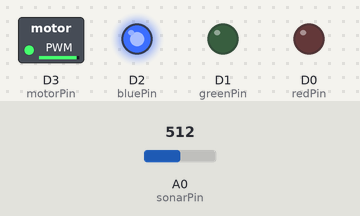
Bench run of a sketch on a simulated ESP8266 (NodeMCU). Shown: switched loads named in the sketch (green lamp = pin HIGH), output pins drawn as LEDs (lit = HIGH). The inputs (shaded band) are chosen by the test bench; at power-on: A0 (sonarPin) = 512. What the sketch prints to the serial monitor is not drawn.

Above: at 1.3 s.
1.4 s: A0 (sonarPin) set to 0
Timing chart, 0 to 4.4 s (numbered marks = the images above; inputs shaded):
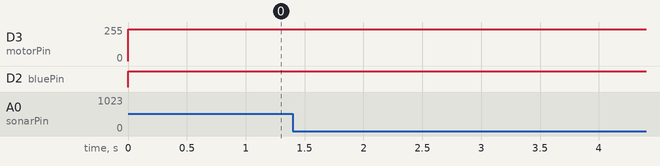

The sketch:

collisiondetector.ino
```cpp
// constants definition
//these pins will correspond to states of the vehicle

//vehicle is very close to obstacle, stop immediately
const int redPin = D0;

//vehicle is in range of the obstacle where we would want to slow down
const int greenPin = D1;

//vehicle is far from obstacle
const int bluePin = D2;

//sonarPin checks for obstacles, motorPin gives instructions to motor
const int sonarPin = A0;
const int motorPin = D3;

/**sonarPin is read into sVal, which is converted to sVoltage, which is
translated to centimeters (sonar_cm), and then to inches (sonar_inches).
*/
double sVal = 0;
double sVoltage = 0;
double sonar_cm = 0;
double sonar_inches = 0;

byte incoming_byte;

// The setup() method runs once, when the sketch starts
void setup() {
  // initialize the digital pin as an output:
  pinMode(redPin, OUTPUT);
  pinMode(greenPin, OUTPUT);
  pinMode(bluePin, OUTPUT);
  pinMode(motorPin, OUTPUT);
}

// the loop() method runs over and over again,
// as long as the Arduino has power
void loop()
{   /**Read sonarPin to sVal and convert to sVoltage.
    Translate the voltage to cm and then inches.*/
    sVal = analogRead(sonarPin);

    //need to map the highest possible reading of the sonar to 3.3v
    sVoltage = map(sVal, 0.0, 4095.0, 0.0, 3300);

    //convert sVoltage to centimeters and then inches.
    sonar_cm = ((70.0/(sVoltage/1000.0)) - 6.0);
    sonar_inches = (sonar_cm/2.54);

    //Give us a reading of the sonar for record.
    Serial.println(sonar_inches);


    //there is no obstacle detected for at least 2.5 feet.
    if(sonar_inches > 30.0){
      //keep motor running
      analogWrite(motorPin, 240);

      //keep blue pin on
      analogWrite(redPin, 0);
      analogWrite(greenPin, 0);
      analogWrite(bluePin, 255);

      //delay half a second until next reading.
      delay(500);

    //obstacle detected between 1 and 2.5 feet.
    } else if ((12.0 < sonar_inches) && (sonar_inches <= 30.0)){

      //slow motor
      analogWrite(motorPin, 180);

      //turn blue pin off and turn on green pin
      analogWrite(redPin, 0);
      analogWrite(greenPin, 255);
      analogWrite(bluePin, 0);

      //delay half a second until next reading.
      delay(500);

    //obstacle detected within a foot of the vehicle
    } else {

      //turn off motor to stop vehicle!
      analogWrite(motorPin,0);

      //turn green pin off and turn on red pin
      analogWrite(redPin, 255);
      analogWrite(greenPin, 0);
      analogWrite(bluePin, 0);

      //delay half a second until next reading.
      delay(500);
    }
}
```

Measured:
- after the input at 1.4 s, every drawn part: stays the same
